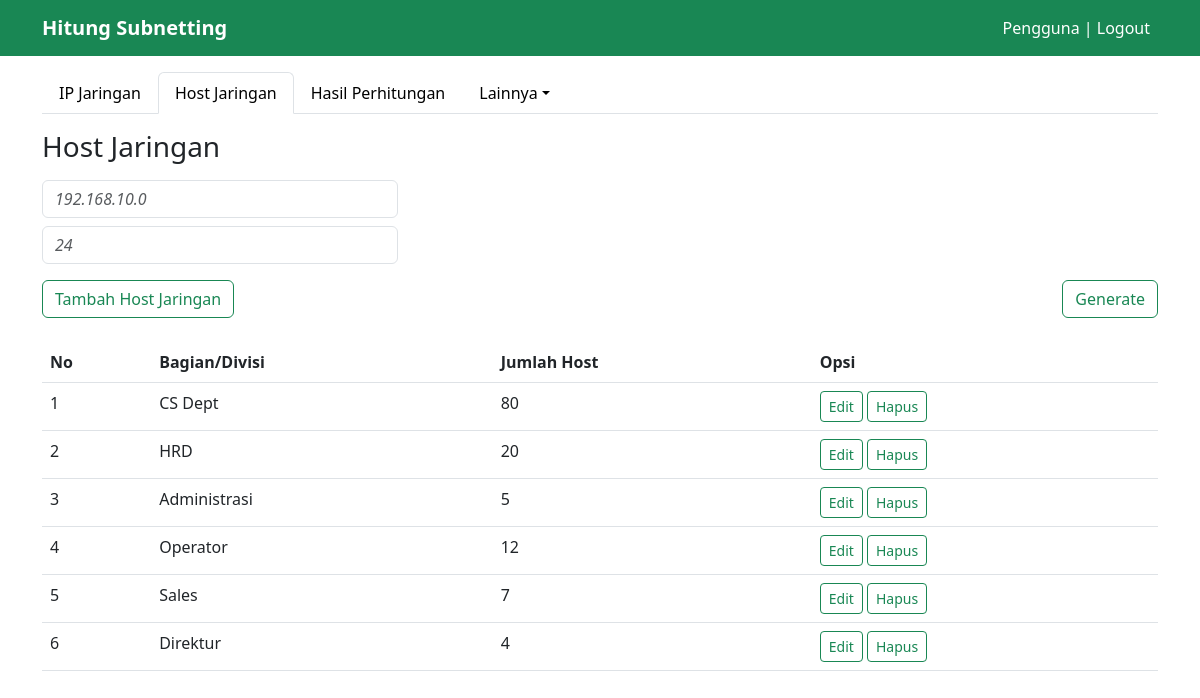
The app's page /index.php?hal=host_network (signed in) with its own data.
### tables this page shows
CREATE TABLE `tb_network` (
  `id` int(20) NOT NULL,
  `alamat_ip` varchar(20) NOT NULL,
  `slash` int(20) NOT NULL
);

CREATE TABLE `tb_host` (
  `id` int(20) NOT NULL,
  `nama_divisi` varchar(50) NOT NULL,
  `jumlah_host` varchar(30) NOT NULL
);

### section/active_hal.php (called while the page is built, shortened)
<?php
	if (@$_GET['hal'] == 'ip_network') {
		$active1 ='active';
		$active2 ='';
		$active3 ='';
		$active4 ='';
		$active5 ='';
	}
	else if (@$_GET['hal'] == 'host_network') {
		$active1 ='';
		$active2 ='active';
		$active3 ='';
	}
?>

### halaman/host_network.php (the view, shortened to what this page needs)
<?php
	require 'proses/koneksi_database.php';
	$alamatIp = "SELECT alamat_ip, slash FROM tb_network";
	$returnAlamat = mysqli_query($conn, $alamatIp);
	$dataIp = mysqli_fetch_assoc($returnAlamat);
	$jumlahData = mysqli_num_rows($returnAlamat);
	$host = "SELECT * FROM tb_host";
	$returnHost = mysqli_query($conn, $host);
	$dataHost = [];
	while ($row = mysqli_fetch_assoc($returnHost)) {
		$dataHost[] = $row;
	}
?>
<div class="judul-host-network my-3">
	<h3>Host Jaringan</h3>
</div>
<div class="input-host-network mb-4">
	<div class="row mb-2">
		<div class="col-12 col-lg-4">
			<div class="mb-2">
				<input type="text" class="form-control mb-2 text-muted"
				value="<?php $check = $jumlahData == 0 ? 'IP Network belum tersedia' : $dataIp['alamat_ip']; echo $check; ?>"
				style="cursor: pointer; font-style: italic;" readonly>
			</div>
			<div class="mb-2">
				<input type="text" class="form-control mb-2 text-muted"
				value="<?php $check = $jumlahData == 0 ? 'Slash Network belum tersedia' : $dataIp['slash']; echo $check; ?>"
				style="cursor: pointer; font-style: italic;" readonly>
			</div>
		</div>
	</div>
  <div class="row">
  	<div class="col d-block d-sm-flex justify-content-sm-between">
  		<button type="button" class="btn btn-outline-success mb-2 mb-sm-0 tambah-host" data-bs-toggle="modal"
  		data-bs-target="#tambahHost">Tambah Host Jaringan</button>
  		<div class="tombol-generate">
	  		<button type="button" class="btn btn-outline-success generate" id="generate">Generate</button>
  		</div>
  	</div>
  </div>
</div>
<div class="tabel-host-network table-responsive">
	<table class="table">
	  <thead>
	    <tr>
	      <th scope="col" nowrap="nowrap">No</th>
	      <th scope="col" nowrap="nowrap">Bagian/Divisi</th>
	      <th scope="col" nowrap="nowrap">Jumlah Host</th>
	      <th scope="col" nowrap="nowrap">Opsi</th>
	    </tr>
	  </thead>
	  <tbody>
	  	<?php
	  		$no = 0;
	  		foreach ($dataHost as $host) :
	  		$no++;
	  	?>
		    <tr>
		      <td><?= $no; ?></td>
		      <td><?= $host['nama_divisi']; ?></td>
		      <td><?= $host['jumlah_host']; ?></td>
		      <td nowrap="nowrap">
		      	<button type="button" class="btn btn-outline-success btn-sm"
		      	data-bs-toggle="modal"
		      	data-bs-target="#editHost"
		      	data-id="<?= $host['id']; ?>"
		      	data-divisi="<?= $host['nama_divisi']; ?>"
		      	data-host="<?= $host['jumlah_host']; ?>">Edit</button>
		      	<button type="button"
		      	data-bs-toggle="modal"
		      	data-bs-target="#hapusHost<?= $host['id']; ?>"
		      	class="btn btn-outline-success btn-sm">Hapus</button>
		      </td>
		    </tr>
		  <?php
		  	endforeach;
		  ?>
	  </tbody>
	</table>
</div>

### index.php (shortened to what this page needs)
<!DOCTYPE html>
<html lang="en">
<head>
	<link rel="stylesheet" href="bootstrap/css/bootstrap.min.css">
</head>
<body>
	<?php
		include 'section/active_hal.php';
		include 'section/header.php';
	?>
	<main>
		<div class="container">
			<ul class="nav nav-tabs mt-3 d-none d-sm-flex">
			  <li class="nav-item d-none d-sm-block">
			    <a class="nav-link tab-menu <?= $active1; ?>" aria-current="page" href="index.php?hal=ip_network">IP Jaringan</a>
			  </li>
			  <li class="nav-item d-none d-sm-block">
			    <a class="nav-link tab-menu <?= $active2; ?>" aria-current="page" href="index.php?hal=host_network">Host Jaringan</a>
			  </li>
			  <li class="nav-item d-none d-sm-block">
			    <a class="nav-link tab-menu <?= $active3; ?>" aria-current="page" href="index.php?hal=hasil">Hasil Perhitungan</a>
			  </li>
			  <li class="nav-item dropdown d-none d-sm-block">
			    <a class="nav-link tab-menu dropdown-toggle <?= $active6; ?>" data-bs-toggle="dropdown" role="button" aria-expanded="false">Lainnya</a>
			  </li>
			</ul>
			<?php include 'section/main.php'; ?>
		</div>
	</main>
</body>
</html>

### section/header.php (shortened to what this page needs)
<nav class="navbar navbar-dark navbar-expand-lg bg-success">
  <div class="container">
    <a class="navbar-brand text-white" style="font-weight: bold;">Hitung Subnetting</a>
    <div class="collapse navbar-collapse justify-content-end" id="navbarNavDropdown">
    	<?php
    		if (isset($_SESSION['login'])) {
    	?>
	      <ul class="navbar-nav">
				  <li class="nav-item">
	        	<span class="nav-link text-white"><?= $_SESSION['nama_user']; ?> | <a class="text-white" data-bs-toggle="modal"
			      data-bs-target="#logout" style="text-decoration: none; cursor: pointer;">Logout</a></span>
	        </li>
	      </ul>
      <?php
        }
      ?>
    </div>
  </div>
</nav>

### section/main.php (shortened to what this page needs)
<?php
	if (isset($_GET['hal'])) {
		if ($_GET['hal'] == 'ip_network') {
			include 'halaman/ip_network.php';
		}
		else if ($_GET['hal'] == 'host_network') {
			include 'halaman/host_network.php';
		}
	}
	else {
		include 'halaman/ip_network.php';
	}
?>

### index.php (style rules this page uses)
.tab-menu { color: black; }

### records on screen
tb_network: alamat_ip "192.168.10.0", slash "24"
tb_host: nama_divisi "CS Dept", jumlah_host "80"
tb_host: nama_divisi "HRD", jumlah_host "20"
tb_host: nama_divisi "Administrasi", jumlah_host "5"
tb_host: nama_divisi "Operator", jumlah_host "12"
tb_host: nama_divisi "Sales", jumlah_host "7"
tb_host: nama_divisi "Direktur", jumlah_host "4"

### other values on screen
$_SESSION['nama_user'] "Pengguna"
